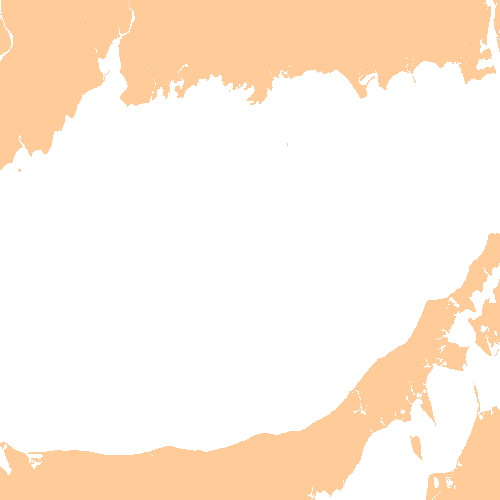
#> input picture webgnome/Pyramid/miniGNOME/li.png, 500 x 500 px
$ python pp.py   (Python 2 division)
#> lines starting #> are read from the running program, lines starting #| are printed output that depends on the picture
#Creates a particle png from a particle plot png and a location file png
import Image
from os import *
import numpy as np
from matplotlib.pyplot import *

#default for prototype
a = .1
spillstack = []
imgstack = []

for i in range(100):
    x = np.random.rand(10000)
    fig = figure(figsize=(5.00,5.00),dpi=100)
    plot(x,'.')
    k = str(i)
    spill = fig.savefig("spill"+k+".png")
#> figure, not shown here; curve peaks at x = 8163, y = 1
    spillstack.append(spill)
    im1 = Image.open("li.png")
#> im1 is the input picture: PIL image 500x500 RGB; mean R, G, B 255, 239.1, 223.2
    im2 = Image.open("spill"+k+".png")
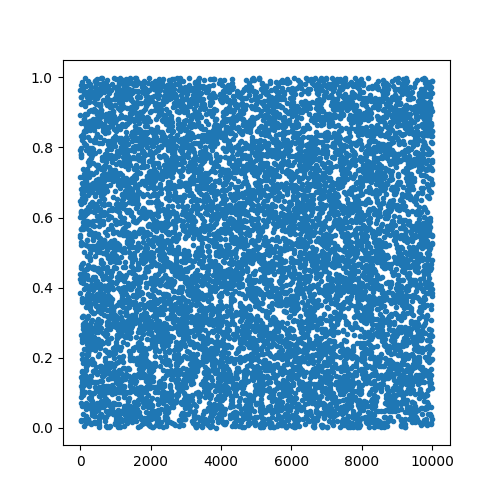
#> im2: PIL image 500x500 RGBA; mean R, G, B, A 155.8, 193.6, 219.8, 255
    im2 = im2.convert("RGB")
#> im2: PIL image 500x500 RGB
    print "printing",im1.mode,im2.mode,im1.size,im2.size
#| printing RGB RGB (500, 500) (500, 500)
    ppng = lambda alpha: Image.blend(im1,im2,alpha)
    img = ppng(a).save("ppng"+k+".png")
    imgstack.append(img)

print imgstack
#> figure, not shown here; curve peaks at x = 1929, y = 1
#> figure, not shown here; curve peaks at x = 7490, y = 1
#> figure, not shown here; curve peaks at x = 1939, y = 1
#> figure, not shown here; curve peaks at x = 2409, y = 1
#> figure, not shown here; curve peaks at x = 9769, y = 1
#> figure, not shown here; curve peaks at x = 9468, y = 1
#> figure, not shown here; curve peaks at x = 8833, y = 1
#> figure, not shown here; curve peaks at x = 2473, y = 1
#> figure, not shown here; curve peaks at x = 2289, y = 1
#> figure, not shown here; curve peaks at x = 6076, y = 1
#> figure, not shown here; curve peaks at x = 8820, y = 1
#> figure, not shown here; curve peaks at x = 33, y = 1
#> figure, not shown here; curve peaks at x = 3827, y = 1
#> figure, not shown here; curve peaks at x = 1322, y = 1
#> figure, not shown here; curve peaks at x = 5873, y = 1
#> figure, not shown here; curve peaks at x = 8585, y = 1
#> figure, not shown here; curve peaks at x = 8253, y = 1
#> figure, not shown here; curve peaks at x = 6403, y = 1
#> figure, not shown here; curve peaks at x = 1853, y = 1
#> figure, not shown here; curve peaks at x = 2074, y = 1
#> figure, not shown here; curve peaks at x = 670, y = 1
#> figure, not shown here; curve peaks at x = 6140, y = 1
#> figure, not shown here; curve peaks at x = 9855, y = 1
#> figure, not shown here; curve peaks at x = 8199, y = 1
#> figure, not shown here; curve peaks at x = 4046, y = 1
#> figure, not shown here; curve peaks at x = 3996, y = 1
#> figure, not shown here; curve peaks at x = 3898, y = 1
#> figure, not shown here; curve peaks at x = 4134, y = 1
#> figure, not shown here; curve peaks at x = 105, y = 1
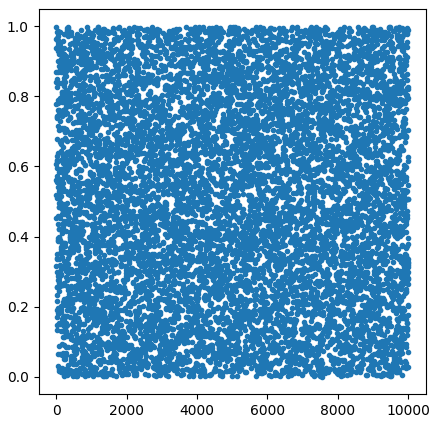
#> figure drawn by matplotlib, 1 panel; curve peaks at x = 7223, y = 1
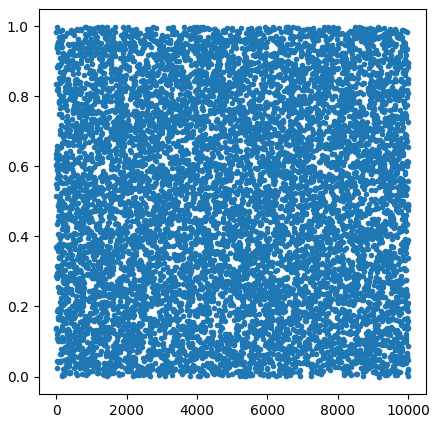
#> figure drawn by matplotlib, 1 panel; curve peaks at x = 1189, y = 1
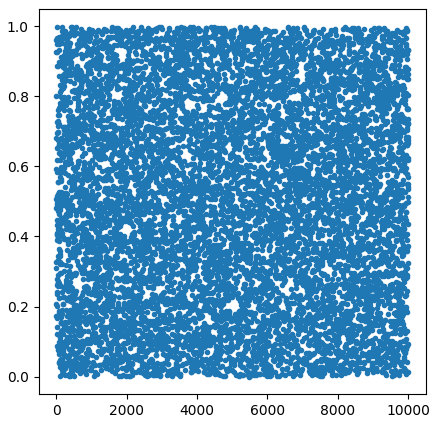
#> figure drawn by matplotlib, 1 panel; curve peaks at x = 2402, y = 1
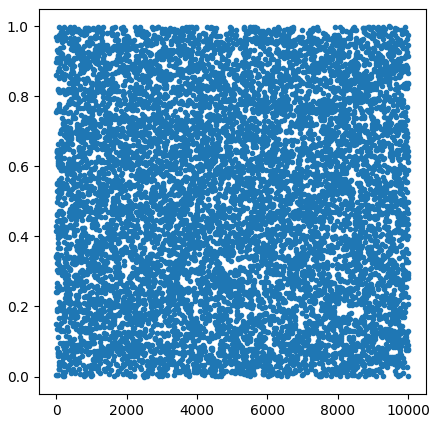
#> figure drawn by matplotlib, 1 panel; curve peaks at x = 9457, y = 1
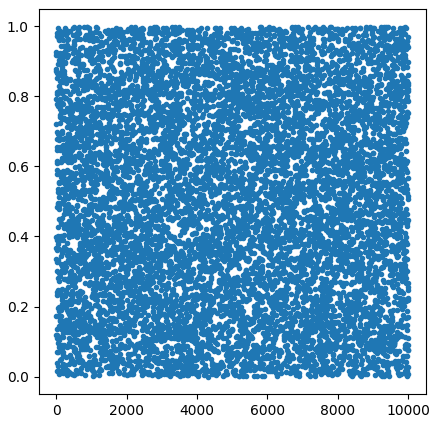
#> figure drawn by matplotlib, 1 panel; curve peaks at x = 6860, y = 1
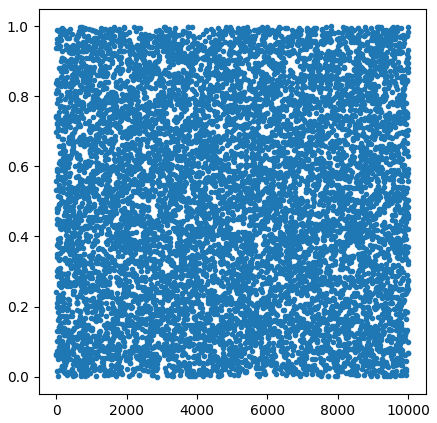
#> figure drawn by matplotlib, 1 panel; curve peaks at x = 7804, y = 1
